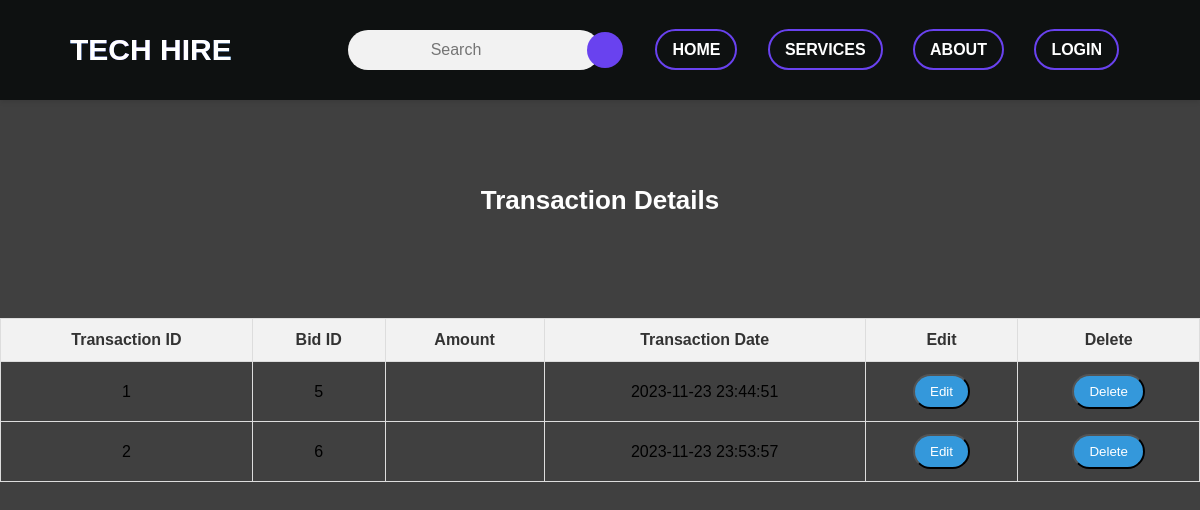
The app's page /actions/readtransactions.php with its own data.
### tables this page shows
CREATE TABLE `transactions` (
  `transaction_id` int(11) NOT NULL,
  `bid_id` int(11) NOT NULL,
  `amount` decimal(10,2) NOT NULL,
  `transaction_date` timestamp NOT NULL DEFAULT current_timestamp()
);

### actions/readtransactions.php (the view, shortened to what this page needs)
<!DOCTYPE html>
<html lang="en">
<head>
    <link rel='stylesheet' href="../css/readtransactions.css">
</head>
<body>
    <h2>Transaction Details</h2>
    <?php
    include('../includes/connect.php');
    include('../includes/header.php');
    $sql = "SELECT * FROM transactions";
    $result = $conn->query($sql);
    if ($result->num_rows > 0) {
        echo "<table border='1'>";
        echo "<tr><th>Transaction ID</th><th>Bid ID</th><th>Amount</th><th>Transaction Date</th><th>Edit</th><th>Delete</th></tr>";
        while ($row = $result->fetch_assoc()) {
            echo "<tr>";
            echo "<td>" . $row['transaction_id'] . "</td>";
            echo "<td>" . $row['bid_id'] . "</td>";
            echo "<td>" . $row['full_amount'] . "</td>";
            echo "<td>" . $row['transaction_date'] . "</td>";
            echo "<td><form action='edit_transactions.php' method='post'><input type='hidden' name='transaction_id' value='" . $row['transaction_id'] . "'><input type='submit' value='Edit'></form></td>";
            echo "<td><form action='delete_transactions.php' method='post'><input type='hidden' name='transaction_id' value='" . $row['transaction_id'] . "'><input type='submit' value='Delete'></form></td>";
            echo "</tr>";
        }
        echo "</table>";
    } else {
        echo "No transactions found.";
    }
    ?>
</body>
</html>

### css/readtransactions.css (style rules this page uses)
body { margin: 0; padding: 0; box-sizing: border-box; font-family: "Poppins, sans-serif"; height: 100vh; background-image: linear-gradient(rgba(0, 0, 0, 0.75), rgba(0, 0, 0, 0.75)), url(../images/purplesignup.jpg); background-size: cover; background-position: center; display: flex; align-items: center; justify-content: center; color: #fff; }
h2 { font-size: 26px; margin: 20px 0; text-align: center; margin-top: 0; position: absolute; top: 50%; left: 50%; transform: translate(-50%, -50%); margin-top: -200px; }
table { width: 100%; border-collapse: collapse; }
th, td { border: 1px solid #ddd; padding: 12px; text-align: center; }
th { background-color: #f2f2f2; color: #333; }
td { text-align: center; color: white; }
form { display: inline-block; }
input[type="submit"] { padding: 8px 15px; background-color: #3498db; color: #fff; text-decoration: none; border-radius: 5px; cursor: pointer; border-radius: 30px; }
td { text-align: center; color: black; }

### css/header.css (style rules this page uses)
* { margin: 0; padding: 0; box-sizing: border-box; font-family: Arial; }
body { background-size: cover; height: 100vh; background-position: center; }

### records on screen
transactions: transaction_id "1", bid "5", transaction_date "2023-11-23 23:44:51"
transactions: transaction_id "2", bid "6", transaction_date "2023-11-23 23:53:57"
